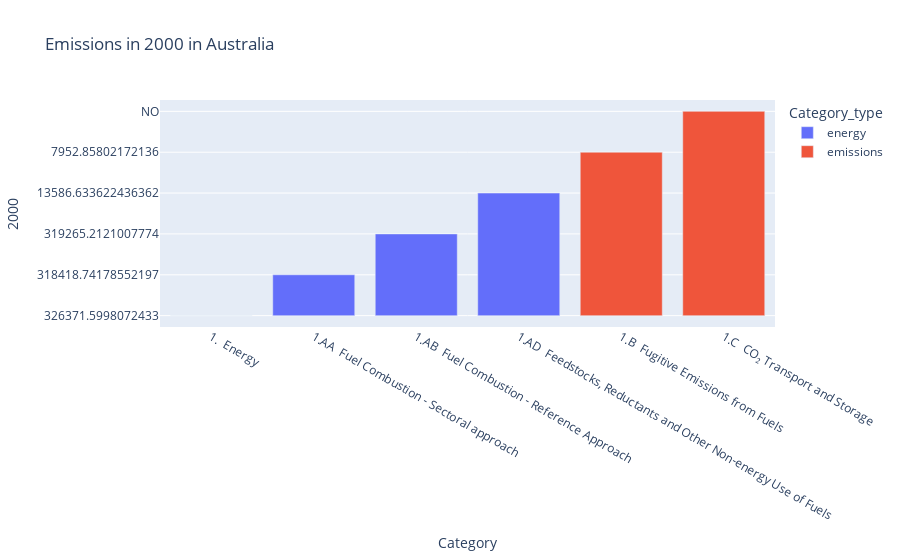

Notebook code for this chart:
### Code cell
fig = px.bar(data2, x = 'Category', y = '2000', color = 'Category_type', title = "Emissions in 2000 in Australia")
fig.show()

### Figure 1 — Plotly figure (JSON) as saved in the notebook; plotly's stock layout.template omitted (floating-point values rounded to 4 significant figures)
{"data": [{"alignmentgroup": "True", "hovertemplate": "Category_type=energy<br>Category=%{x}<br>2000=%{y}<extra></extra>", "legendgroup": "energy", "marker": {"color": "#636efa", "pattern": {"shape": ""}}, "name": "energy", "offsetgroup": "energy", "orientation": "v", "showlegend": true, "textposition": "auto", "type": "bar", "x": ["1.  Energy", "1.AA  Fuel Combustion - Sectoral approach", "1.AB  Fuel Combustion - Reference Approach", "1.AD  Feedstocks, Reductants and Other Non-energy Use of Fuels"], "xaxis": "x", "y": ["326371.5998072433", "318418.74178552197", "319265.2121007774", "13586.633622436362"], "yaxis": "y"}, {"alignmentgroup": "True", "hovertemplate": "Category_type=emissions<br>Category=%{x}<br>2000=%{y}<extra></extra>", "legendgroup": "emissions", "marker": {"color": "#EF553B", "pattern": {"shape": ""}}, "name": "emissions", "offsetgroup": "emissions", "orientation": "v", "showlegend": true, "textposition": "auto", "type": "bar", "x": ["1.B  Fugitive Emissions from Fuels", "1.C  CO₂ Transport and Storage"], "xaxis": "x", "y": ["7952.85802172136", "NO"], "yaxis": "y"}], "layout": {"barmode": "relative", "legend": {"title": {"text": "Category_type"}, "tracegroupgap": 0}, "title": {"text": "Emissions in 2000 in Australia"}, "xaxis": {"anchor": "y", "domain": [0, 1], "title": {"text": "Category"}}, "yaxis": {"anchor": "x", "domain": [0, 1], "title": {"text": "2000"}}}}
